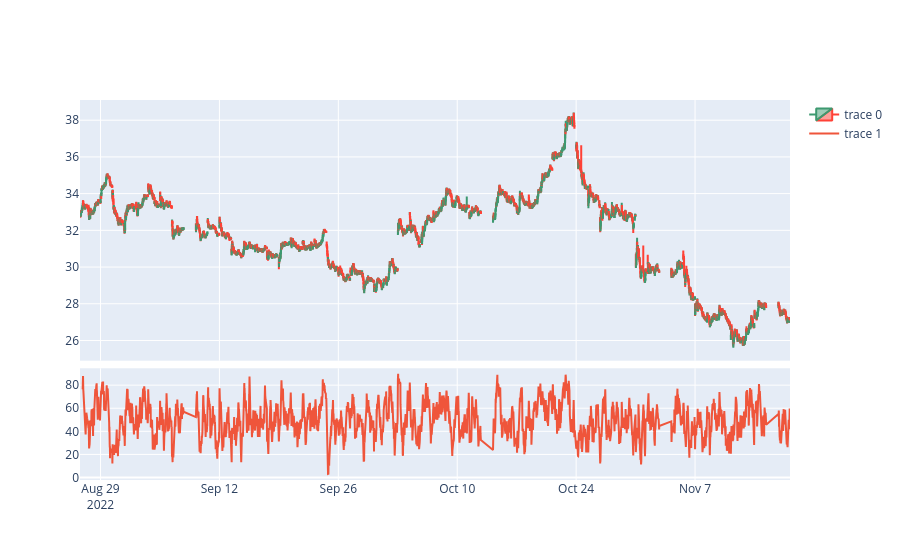

Source (notebook cell):
### Code cell
import plotly.graph_objects as go
from plotly.subplots import make_subplots

fig = make_subplots(rows=2, cols=1, row_heights=[0.7, 0.3], vertical_spacing=0.02, shared_xaxes=True)

fig.add_trace(go.Candlestick(x=df.index,
                open=df['open'],
                high=df['high'],
                low=df['low'],
                close=df['close']), row=1, col=1)

fig.add_trace(go.Line(x=df.index,
                y=df['rsi']), row=2, col=1)

fig.update_xaxes(rangebreaks=[
        dict(bounds=[18, 10], pattern="hour"), #hide hours outside of 9am-5pm
        dict(bounds=["sat", "mon"]), #hide weekends
    ])
fig.update_layout(xaxis_rangeslider_visible=False, height=800)
fig.show()

### Figure 1 — Plotly figure (JSON) as saved in the notebook; plotly's stock layout.template omitted (floating-point values rounded to 4 significant figures; data arrays with more than 128 entries replaced by an {"elided": "..."} marker saying what was removed)
{"data": [{"close": {"elided": "5000 float values"}, "high": {"elided": "5000 float values"}, "low": {"elided": "5000 float values"}, "open": {"elided": "5000 float values"}, "type": "candlestick", "x": {"elided": "5000 str values"}, "xaxis": "x", "yaxis": "y"}, {"type": "scatter", "x": {"elided": "5000 str values"}, "xaxis": "x2", "y": {"elided": "5000 float values"}, "yaxis": "y2"}], "layout": {"autosize": true, "xaxis": {"anchor": "y", "autorange": true, "domain": [0, 1], "matches": "x2", "range": ["2022-08-25 12:12:30", "2022-11-16 17:52:30"], "rangebreaks": [{"bounds": [18, 10], "pattern": "hour"}, {"bounds": ["sat", "mon"]}], "rangeslider": {"visible": false, "yaxis": {}}, "showticklabels": false, "type": "date"}, "xaxis2": {"anchor": "y2", "autorange": true, "domain": [0, 1], "range": ["2022-08-25 12:12:30", "2022-11-16 17:52:30"], "rangebreaks": [{"bounds": [18, 10], "pattern": "hour"}, {"bounds": ["sat", "mon"]}], "type": "date"}, "yaxis": {"anchor": "x", "autorange": true, "domain": [0.314, 1], "range": [24.9, 39.1]}, "yaxis2": {"anchor": "x2", "autorange": true, "domain": [0, 0.294], "range": [-2.163, 94.62], "type": "linear"}}}
